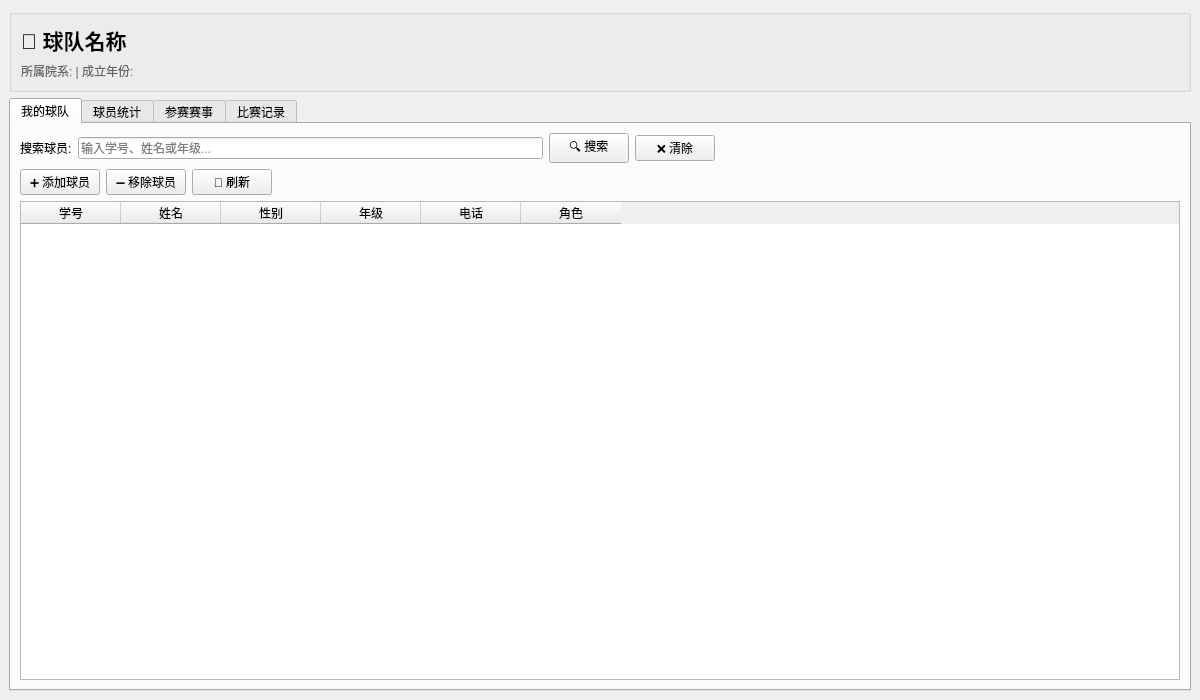
<?xml version="1.0" encoding="UTF-8"?>
<ui version="4.0">
 <class>CaptainPage</class>
 <widget class="QMainWindow" name="CaptainPage">
  <property name="geometry">
   <rect>
    <x>0</x>
    <y>0</y>
    <width>1200</width>
    <height>700</height>
   </rect>
  </property>
  <property name="windowTitle">
   <string>队长管理系统</string>
  </property>
  <widget class="QWidget" name="centralwidget">
   <layout class="QVBoxLayout" name="verticalLayout">
    <item>
     <widget class="QGroupBox" name="headerGroup">
      <layout class="QVBoxLayout" name="headerLayout">
       <item>
        <widget class="QLabel" name="titleLabel">
         <property name="font">
          <font>
           <pointsize>16</pointsize>
           <weight>75</weight>
           <bold>true</bold>
          </font>
         </property>
         <property name="text">
          <string>🏓 球队名称</string>
         </property>
        </widget>
       </item>
       <item>
        <widget class="QLabel" name="infoLabel">
         <property name="styleSheet">
          <string>color: #666;</string>
         </property>
         <property name="text">
          <string>所属院系: | 成立年份:</string>
         </property>
        </widget>
       </item>
      </layout>
     </widget>
    </item>
    <item>
     <widget class="QTabWidget" name="tabWidget">
      <property name="currentIndex">
       <number>0</number>
      </property>
      <widget class="QWidget" name="teamPlayersTab">
       <attribute name="title">
        <string>我的球队</string>
       </attribute>
       <layout class="QVBoxLayout" name="playersTabLayout">
        <item>
         <layout class="QHBoxLayout" name="searchPlayersLayout">
          <item>
           <widget class="QLabel" name="searchPlayersLabel">
            <property name="text">
             <string>搜索球员:</string>
            </property>
           </widget>
          </item>
          <item>
           <widget class="QLineEdit" name="searchPlayerInput">
            <property name="placeholderText">
             <string>输入学号、姓名或年级...</string>
            </property>
           </widget>
          </item>
          <item>
           <widget class="QPushButton" name="btnSearchPlayer">
            <property name="text">
             <string>🔍 搜索</string>
            </property>
           </widget>
          </item>
          <item>
           <widget class="QPushButton" name="btnClearPlayerSearch">
            <property name="text">
             <string>❌ 清除</string>
            </property>
           </widget>
          </item>
          <item>
           <spacer name="searchPlayersSpacer">
            <property name="orientation">
             <enum>Qt::Horizontal</enum>
            </property>
            <property name="sizeHint" stdset="0">
             <size>
              <width>40</width>
              <height>20</height>
             </size>
            </property>
           </spacer>
          </item>
         </layout>
        </item>
        <item>
         <layout class="QHBoxLayout" name="playerButtonsLayout">
          <item>
           <widget class="QPushButton" name="btnAddPlayer">
            <property name="text">
             <string>➕ 添加球员</string>
            </property>
           </widget>
          </item>
          <item>
           <widget class="QPushButton" name="btnRemovePlayer">
            <property name="text">
             <string>➖ 移除球员</string>
            </property>
           </widget>
          </item>
          <item>
           <widget class="QPushButton" name="btnRefreshPlayers">
            <property name="text">
             <string>🔄 刷新</string>
            </property>
           </widget>
          </item>
          <item>
           <spacer name="playerButtonsSpacer">
            <property name="orientation">
             <enum>Qt::Horizontal</enum>
            </property>
            <property name="sizeHint" stdset="0">
             <size>
              <width>40</width>
              <height>20</height>
             </size>
            </property>
           </spacer>
          </item>
         </layout>
        </item>
        <item>
         <widget class="QTableWidget" name="playersTable">
          <property name="selectionBehavior">
           <enum>QAbstractItemView::SelectRows</enum>
          </property>
          <property name="editTriggers">
           <set>QAbstractItemView::NoEditTriggers</set>
          </property>
          <column>
           <property name="text">
            <string>学号</string>
           </property>
          </column>
          <column>
           <property name="text">
            <string>姓名</string>
           </property>
          </column>
          <column>
           <property name="text">
            <string>性别</string>
           </property>
          </column>
          <column>
           <property name="text">
            <string>年级</string>
           </property>
          </column>
          <column>
           <property name="text">
            <string>电话</string>
           </property>
          </column>
          <column>
           <property name="text">
            <string>角色</string>
           </property>
          </column>
         </widget>
        </item>
       </layout>
      </widget>
      <widget class="QWidget" name="playerStatsTab">
       <attribute name="title">
        <string>球员统计</string>
       </attribute>
       <layout class="QVBoxLayout" name="statsTabLayout">
        <item>
         <layout class="QHBoxLayout" name="statsButtonsLayout">
          <item>
           <widget class="QPushButton" name="btnRefreshStats">
            <property name="text">
             <string>🔄 刷新统计</string>
            </property>
           </widget>
          </item>
          <item>
           <widget class="QComboBox" name="statsSortCombo">
            <property name="minimumWidth">
             <number>150</number>
            </property>
            <item>
             <property name="text">
              <string>按胜率排序</string>
             </property>
            </item>
            <item>
             <property name="text">
              <string>按比赛数排序</string>
             </property>
            </item>
            <item>
             <property name="text">
              <string>按姓名排序</string>
             </property>
            </item>
           </widget>
          </item>
          <item>
           <spacer name="statsButtonsSpacer">
            <property name="orientation">
             <enum>Qt::Horizontal</enum>
            </property>
            <property name="sizeHint" stdset="0">
             <size>
              <width>40</width>
              <height>20</height>
             </size>
            </property>
           </spacer>
          </item>
         </layout>
        </item>
        <item>
         <widget class="QScrollArea" name="statsScrollArea">
          <property name="widgetResizable">
           <bool>true</bool>
          </property>
          <property name="frameShape">
           <enum>QFrame::NoFrame</enum>
          </property>
          <widget class="QWidget" name="statsScrollContent">
           <property name="geometry">
            <rect>
             <x>0</x>
             <y>0</y>
             <width>1150</width>
             <height>550</height>
            </rect>
           </property>
           <layout class="QVBoxLayout" name="statsContentLayout">
            <item>
             <layout class="QVBoxLayout" name="statsCardsLayout"/>
            </item>
            <item>
             <spacer name="statsVerticalSpacer">
              <property name="orientation">
               <enum>Qt::Vertical</enum>
              </property>
              <property name="sizeHint" stdset="0">
               <size>
                <width>20</width>
                <height>40</height>
               </size>
              </property>
             </spacer>
            </item>
           </layout>
          </widget>
         </widget>
        </item>
       </layout>
      </widget>
      <widget class="QWidget" name="tournamentsTab">
       <attribute name="title">
        <string>参赛赛事</string>
       </attribute>
       <layout class="QVBoxLayout" name="tournamentsTabLayout">
        <item>
         <layout class="QHBoxLayout" name="searchTournamentsLayout">
          <item>
           <widget class="QLabel" name="searchTournamentLabel">
            <property name="text">
             <string>搜索赛事:</string>
            </property>
           </widget>
          </item>
          <item>
           <widget class="QLineEdit" name="searchTournamentInput">
            <property name="placeholderText">
             <string>输入赛事名称或年份...</string>
            </property>
           </widget>
          </item>
          <item>
           <widget class="QPushButton" name="btnSearchTournament">
            <property name="text">
             <string>🔍 搜索</string>
            </property>
           </widget>
          </item>
          <item>
           <widget class="QPushButton" name="btnClearTournamentSearch">
            <property name="text">
             <string>❌ 清除</string>
            </property>
           </widget>
          </item>
          <item>
           <spacer name="searchTournamentsSpacer">
            <property name="orientation">
             <enum>Qt::Horizontal</enum>
            </property>
            <property name="sizeHint" stdset="0">
             <size>
              <width>40</width>
              <height>20</height>
             </size>
            </property>
           </spacer>
          </item>
         </layout>
        </item>
        <item>
         <widget class="QTableWidget" name="tournamentsTable">
          <property name="selectionBehavior">
           <enum>QAbstractItemView::SelectRows</enum>
          </property>
          <property name="editTriggers">
           <set>QAbstractItemView::NoEditTriggers</set>
          </property>
          <column>
           <property name="text">
            <string>赛事ID</string>
           </property>
          </column>
          <column>
           <property name="text">
            <string>赛事名称</string>
           </property>
          </column>
          <column>
           <property name="text">
            <string>年份</string>
           </property>
          </column>
          <column>
           <property name="text">
            <string>状态</string>
           </property>
          </column>
         </widget>
        </item>
       </layout>
      </widget>
      <widget class="QWidget" name="matchesTab">
       <attribute name="title">
        <string>比赛记录</string>
       </attribute>
       <layout class="QVBoxLayout" name="matchesTabLayout">
        <item>
         <layout class="QHBoxLayout" name="searchMatchesLayout">
          <item>
           <widget class="QLabel" name="searchMatchesLabel">
            <property name="text">
             <string>搜索比赛:</string>
            </property>
           </widget>
          </item>
          <item>
           <widget class="QLineEdit" name="searchMatchInput">
            <property name="placeholderText">
             <string>输入对手名称或场地...</string>
            </property>
           </widget>
          </item>
          <item>
           <widget class="QPushButton" name="btnSearchMatch">
            <property name="text">
             <string>🔍 搜索</string>
            </property>
           </widget>
          </item>
          <item>
           <widget class="QPushButton" name="btnClearMatchSearch">
            <property name="text">
             <string>❌ 清除</string>
            </property>
           </widget>
          </item>
          <item>
           <spacer name="searchMatchesSpacer">
            <property name="orientation">
             <enum>Qt::Horizontal</enum>
            </property>
            <property name="sizeHint" stdset="0">
             <size>
              <width>40</width>
              <height>20</height>
             </size>
            </property>
           </spacer>
          </item>
         </layout>
        </item>
        <item>
         <layout class="QHBoxLayout" name="matchButtonsLayout">
          <item>
           <widget class="QPushButton" name="btnRefreshMatches">
            <property name="text">
             <string>🔄 刷新比赛记录</string>
            </property>
           </widget>
          </item>
          <item>
           <spacer name="matchButtonsSpacer">
            <property name="orientation">
             <enum>Qt::Horizontal</enum>
            </property>
            <property name="sizeHint" stdset="0">
             <size>
              <width>40</width>
              <height>20</height>
             </size>
            </property>
           </spacer>
          </item>
         </layout>
        </item>
        <item>
         <widget class="QTableWidget" name="matchesTable">
          <property name="selectionBehavior">
           <enum>QAbstractItemView::SelectRows</enum>
          </property>
          <property name="editTriggers">
           <set>QAbstractItemView::NoEditTriggers</set>
          </property>
          <column>
           <property name="text">
            <string>比赛ID</string>
           </property>
          </column>
          <column>
           <property name="text">
            <string>比赛时间</string>
           </property>
          </column>
          <column>
           <property name="text">
            <string>场地</string>
           </property>
          </column>
          <column>
           <property name="text">
            <string>赛事</string>
           </property>
          </column>
          <column>
           <property name="text">
            <string>对手</string>
           </property>
          </column>
          <column>
           <property name="text">
            <string>总比分</string>
           </property>
          </column>
          <column>
           <property name="text">
            <string>裁判</string>
           </property>
          </column>
         </widget>
        </item>
       </layout>
      </widget>
     </widget>
    </item>
   </layout>
  </widget>
 </widget>
 <resources/>
 <connections/>
</ui>
